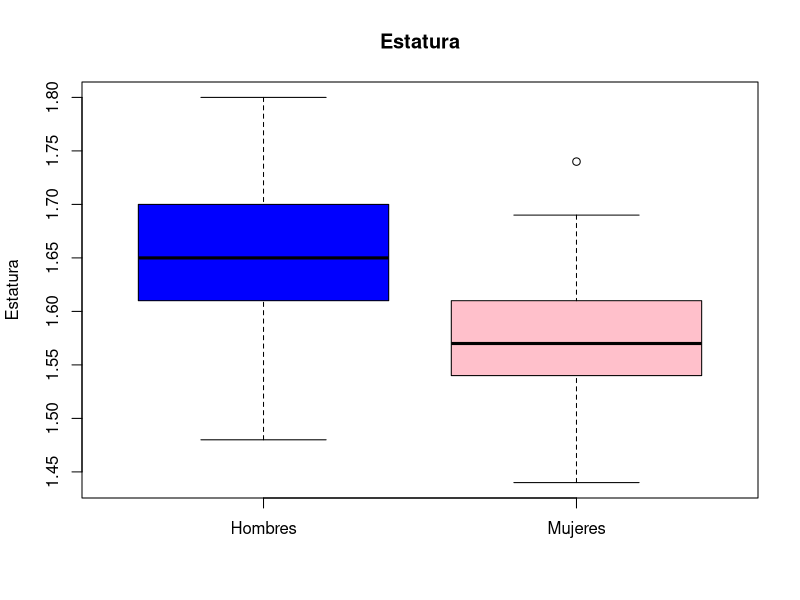
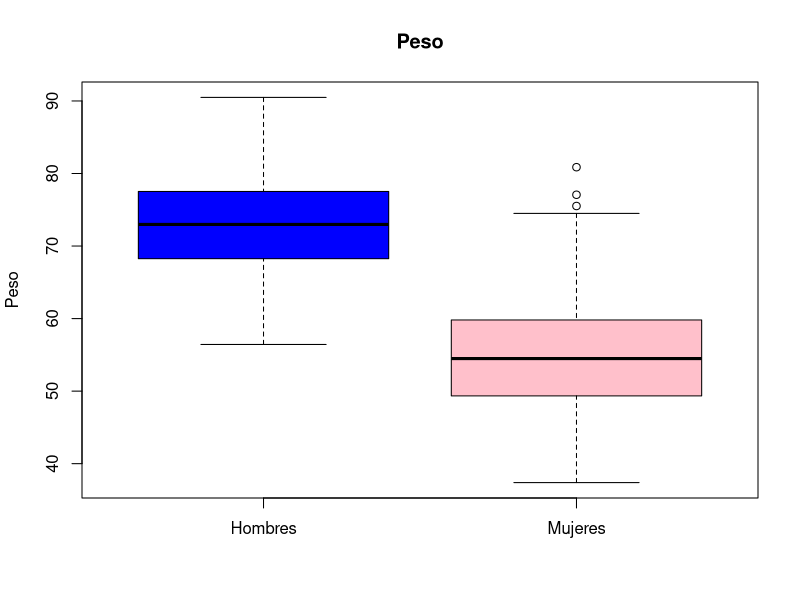
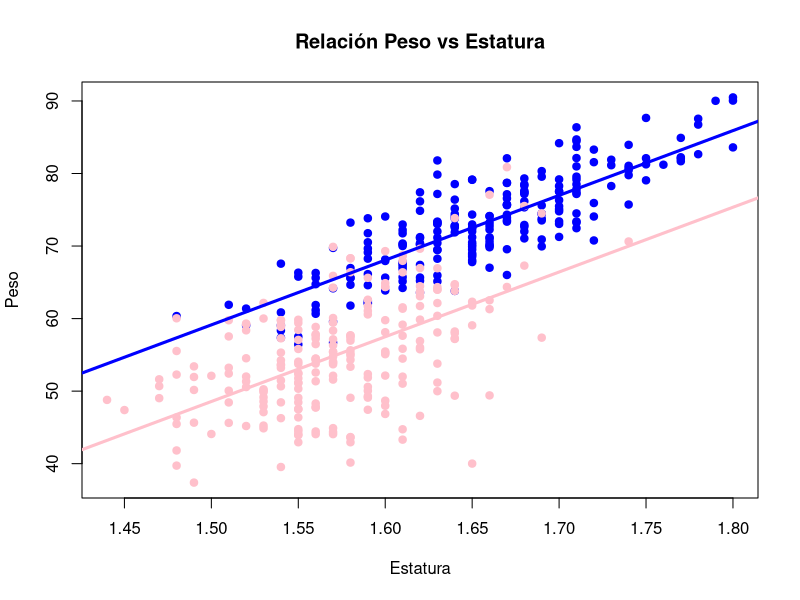
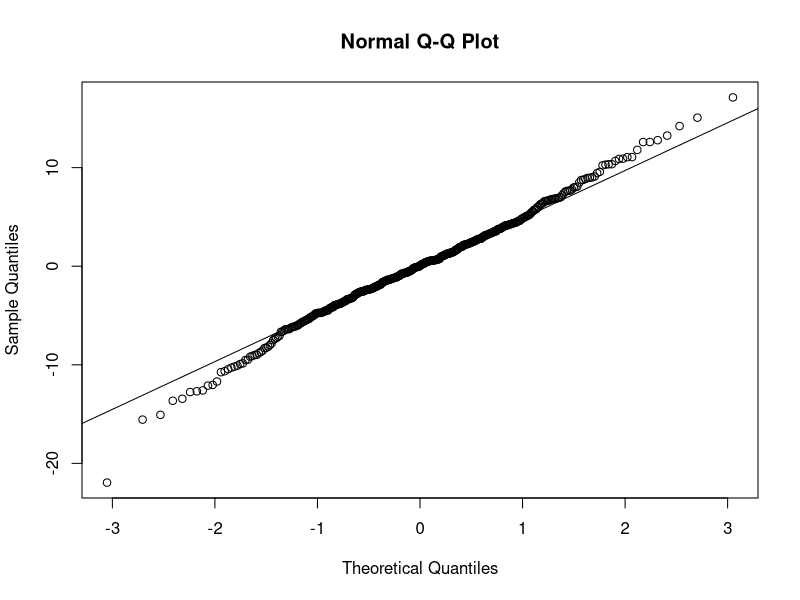
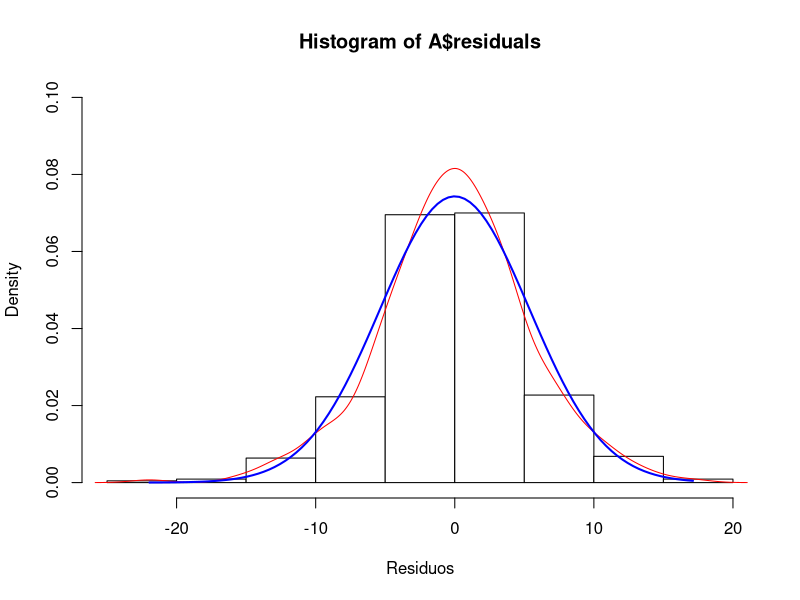
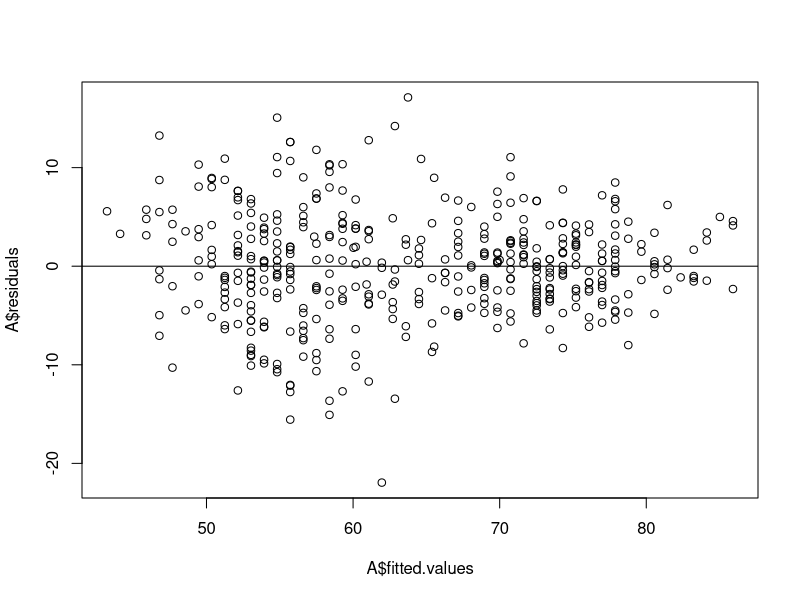

The R source for these figures, in order:
## ---- chunk 1
library(nortest)
M = read.csv("Estatura-peso_HyM.csv")
## ---- chunk 2
MM = subset(M,M$Sexo=="M")
MH = subset(M,M$Sexo=="H")
M1 = data.frame(MH$Estatura,MH$Peso,MM$Estatura,MM$Peso)

n=4 #número de variables
d=matrix(NA,ncol=7,nrow=n)
for(i in 1:n){
  d[i,]<-c(as.numeric(summary(M1[,i])),sd(M1[ ,i]))
}
m=as.data.frame(d)
row.names(m)=c("H-Estatura","H-Peso","M-Estatura","M-Peso")
names(m)=c("Minimo","Q1","Mediana","Media","Q3","Máximo","Desv Est")
m
## ---- chunk 3
boxplot(M$Estatura~M$Sexo, ylab="Estatura", xlab="", col=c("blue","pink"), names=c("Hombres", "Mujeres"), main="Estatura")
boxplot(M$Peso~M$Sexo, ylab="Peso",xlab="", names=c("Hombres", "Mujeres"), col=c("blue","pink"), main="Peso")
## ---- chunk 4
A = lm(M$Peso~M$Estatura+M$Sexo)
A
## ---- chunk 5
b0 = A$coefficients[1]
b1 = A$coefficients[2]
b2 = A$coefficients[3]

cat("Peso =",b0,"+",b1,"Estatura",b2,"SexoM")
## ---- chunk 6
summary(A)
## ---- chunk 7
# Para mujeres (SexoM=1)
cat("Para mujeres","\n")
cat("Peso =",b0+b2,"+",b1,"Estatura")

# Para hombres (SexoM=0)
cat("\nPara hombres","\n")
cat("Peso =",b0,"+",b1,"Estatura")

## ---- chunk 8
x = seq(1.4, 2.0, by=0.2)

Ym = function(x){b0+b2+(b1*x)}
Yh = function(x){b0+b1*x}

colores= c("blue","pink")
plot(M$Estatura,M$Peso,col=colores[factor(M$Sexo)],pch=19,ylab="Peso",xlab="Estatura",main="Relación Peso vs Estatura")

lines(x, Yh(x), col="blue", lwd=3)
lines(x, Ym(x), col="pink", lwd=3)
## ---- chunk 9
B = lm(M$Peso~M$Estatura*M$Sexo)
## ---- chunk 10
summary(B)
## ---- chunk 11
library(nortest)
ad.test(A$residuals) # Porque tiene más de 50 valores

qqnorm(A$residuals)
qqline(A$residuals)
hist(A$residuals,freq=FALSE, ylim=c(0,0.1),xlab="Residuos", col=0)
lines(density(A$residuals),col="red")
curve(dnorm(x,mean=mean(A$residuals),sd=sd(A$residuals)), from=min(A$residuals), to=max(A$residuals), add=TRUE, col="blue",lwd=2)
## ---- chunk 12
t.test(A$residuals)
## ---- chunk 13
plot(A$fitted.values,A$residuals)
abline(h=0)
